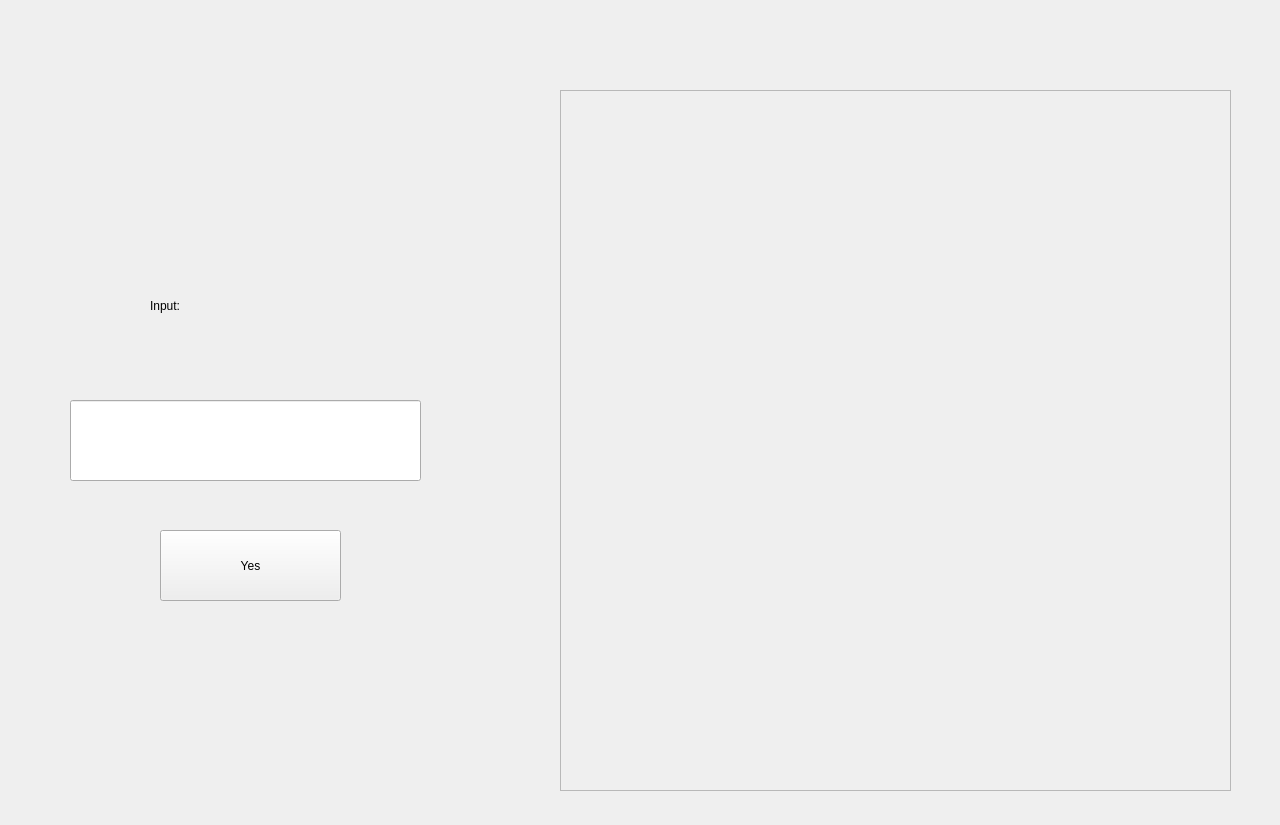
<?xml version="1.0" encoding="UTF-8"?>
<ui version="4.0">
 <class>Frame</class>
 <widget class="QFrame" name="Frame">
  <property name="geometry">
   <rect>
    <x>0</x>
    <y>0</y>
    <width>1280</width>
    <height>825</height>
   </rect>
  </property>
  <property name="windowTitle">
   <string>Frame</string>
  </property>
  <widget class="QPushButton" name="pushButton">
   <property name="geometry">
    <rect>
     <x>160</x>
     <y>530</y>
     <width>181</width>
     <height>71</height>
    </rect>
   </property>
   <property name="text">
    <string>Yes</string>
   </property>
  </widget>
  <widget class="QLineEdit" name="lineEdit">
   <property name="geometry">
    <rect>
     <x>70</x>
     <y>400</y>
     <width>351</width>
     <height>81</height>
    </rect>
   </property>
  </widget>
  <widget class="QScrollArea" name="scrollArea">
   <property name="geometry">
    <rect>
     <x>560</x>
     <y>90</y>
     <width>671</width>
     <height>701</height>
    </rect>
   </property>
   <property name="widgetResizable">
    <bool>true</bool>
   </property>
   <widget class="QWidget" name="scrollAreaWidgetContents">
    <property name="geometry">
     <rect>
      <x>0</x>
      <y>0</y>
      <width>665</width>
      <height>695</height>
     </rect>
    </property>
   </widget>
  </widget>
  <widget class="QLabel" name="label">
   <property name="geometry">
    <rect>
     <x>150</x>
     <y>280</y>
     <width>121</width>
     <height>51</height>
    </rect>
   </property>
   <property name="text">
    <string>Input:</string>
   </property>
  </widget>
 </widget>
 <resources/>
 <connections/>
</ui>
